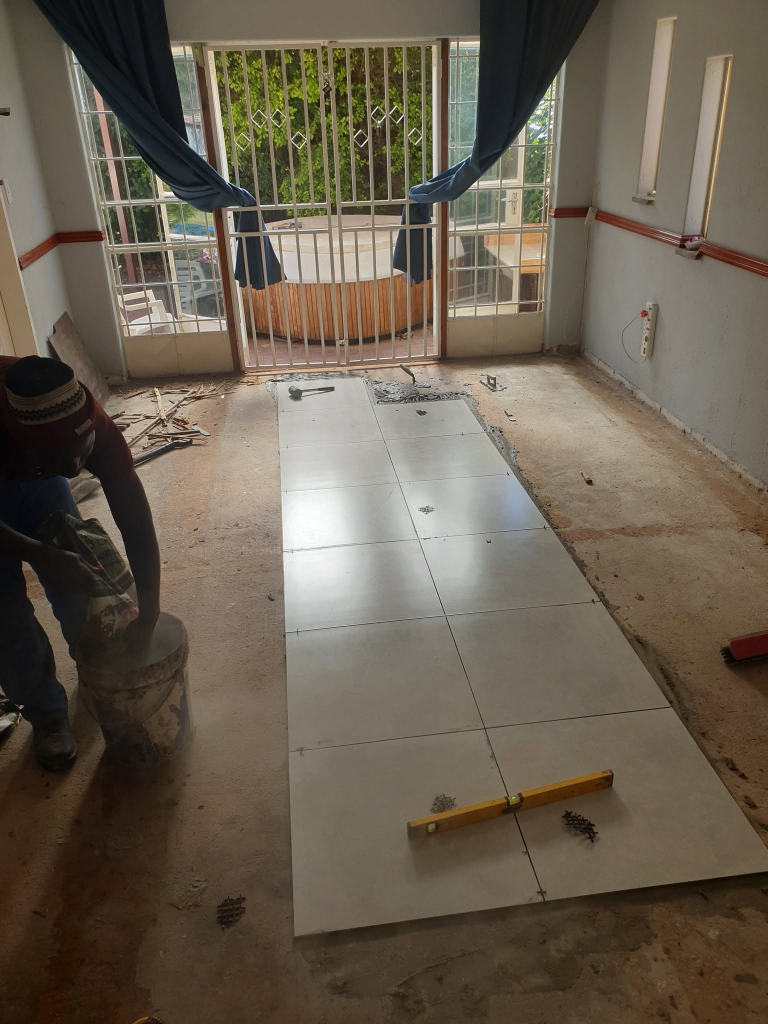
#> input picture tools/src/fb/aug-1213581794120411.jpg, 1536 x 2048 px, given in place of logo.jpg, which was not available (shown at 1/2 size)
$ python make-brand.py
#> lines starting #> are read from the running program, lines starting #| are printed output that depends on the picture; after the words box and inside, x2 and y2 are one past the last pixel; in counts of white or black regions, pixels touching at a corner belong together; pictures that were not available may be replaced by others from this repository, and a replacement may not be noted
"""Logo crops, icons, link-preview image and web-sized job photos.

Sources: logo.jpg (the client's logo card) and the Facebook photos in tools/src/fb/.
Needs Pillow and numpy:  python tools/make-brand.py
"""
import pathlib

import numpy as np
from PIL import Image, ImageDraw, ImageFilter, ImageFont, ImageOps

ROOT = pathlib.Path(__file__).resolve().parent.parent
FB = ROOT / 'tools' / 'src' / 'fb'
BRAND = ROOT / 'assets' / 'brand'
WORK = ROOT / 'assets' / 'work'
BRAND.mkdir(parents=True, exist_ok=True)
WORK.mkdir(parents=True, exist_ok=True)

logo = Image.open(ROOT / 'logo.jpg').convert('RGB')
#> logo is the input picture: PIL image 1536x2048 RGB; mean R, G, B 104.7, 94.2, 79.6

# ----- the round emblem (ring, trowel and roller, "By Chris", phone tag), cut out on a white disc
CX, CY, R = 800, 478, 352
box = (CX - R, CY - R, CX + R, CY + R)
emblem = logo.crop(box)
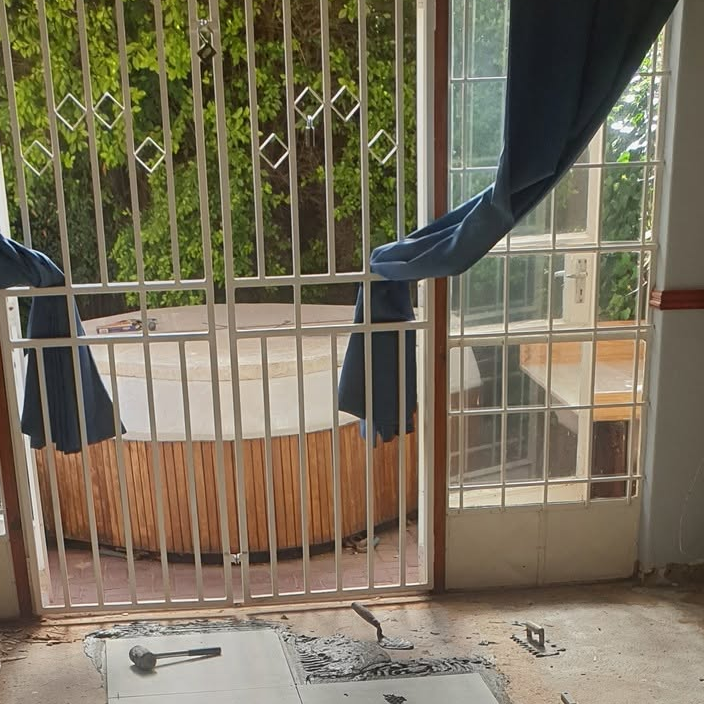
#> emblem: PIL image 704x704 RGB; mean R, G, B 121.8, 112.9, 92.2
mask = Image.new('L', emblem.size, 0)
#> mask: PIL image 704x704 L; every value is 0
ImageDraw.Draw(mask).ellipse((0, 0, 2 * R - 1, 2 * R - 1), fill=255)
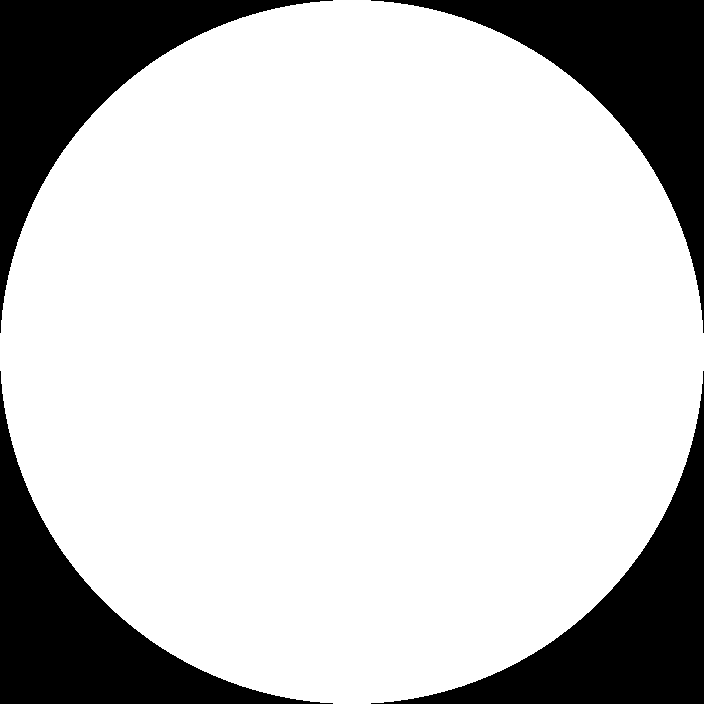
#> mask: PIL image 704x704 L; 78.5% white; 4 black regions, box (x1, y1, x2, y2) and area: (0, 0, 333, 333) 26617, (371, 0, 704, 333) 26617, (0, 371, 333, 704) 26617, (371, 371, 704, 704) 26617
mask = mask.filter(ImageFilter.GaussianBlur(1.2))
mark = Image.new('RGBA', emblem.size, (0, 0, 0, 0))
#> mark: PIL image 704x704 RGBA; every value is 0
mark.paste(emblem, (0, 0), mask)
mark.resize((512, 512), Image.LANCZOS).save(BRAND / 'logo-mark.png', optimize=True)
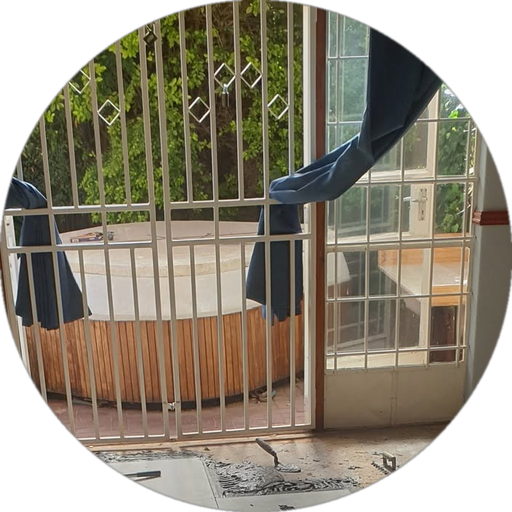
#> saved as logo-mark.png: PIL image 512x512 RGBA; mean R, G, B, A 95.5, 87.8, 72.1, 200.2; transparent parts drawn white
mark.resize((256, 256), Image.LANCZOS).save(BRAND / 'logo-mark-256.png', optimize=True)

# ----- icons: emblem on a white square
for size, name in [(32, 'favicon-32.png'), (180, 'apple-touch-icon.png'), (192, 'icon-192.png'), (512, 'icon-512.png')]:
    bg = Image.new('RGB', (size, size), (255, 255, 255))
    pad = 0 if size <= 32 else int(size * 0.04)
    m = mark.resize((size - 2 * pad, size - 2 * pad), Image.LANCZOS)
    bg.paste(m, (pad, pad), m)
    bg.save(BRAND / name, optimize=True)
#> this loop made 4 passes
#> pass 1, `m = mark.resize((size - 2 * pad, size - 2 * pad), Image.LANCZOS)`:
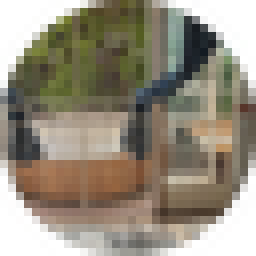
#> m: PIL image 32x32 RGBA (shown 8 times larger); mean R, G, B, A 104.7, 96.8, 79.7, 200.4; transparent parts drawn white
#> after the loop:
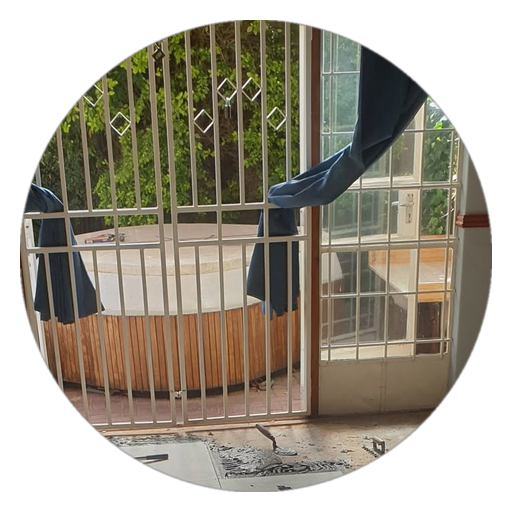
#> bg: PIL image 512x512 RGB; mean R, G, B 165.7, 159.2, 145.9


# ----- job photos: full size (1600 on the long side) plus a 720 version for grids
PHOTOS = {
    'aug-1213581724120418': 'lounge-floor-finished',
    'aug-1213581794120411': 'lounge-floor-laying',
    'aug-1213581857453738': 'passage-adhesive-bed',
    'aug-1213581904120400': 'passage-first-tiles',
    'aug-1213581944120396': 'passage-kitchen-tiled',
    'sep-1569267225218531': 'montana-step-in-progress',
    'sep-1569267371885183': 'montana-stone-clad-step',
    'sep-1569267481885172': 'montana-patio-finished',
    'sep-1569267558551831': 'montana-patio-edge',
    'sep-1569267638551823': 'montana-patio-lawn',
    'sep2-1563829905762263': 'patio-bare-ground',
    'sep2-1563830049095582': 'patio-tiles-going-down',
    'sep2-1563830225762231': 'patio-final-clean',
    'cover-1389566246521964': 'on-site',
}
for src, name in PHOTOS.items():
    img = ImageOps.exif_transpose(Image.open(FB / f'{src}.jpg')).convert('RGB')
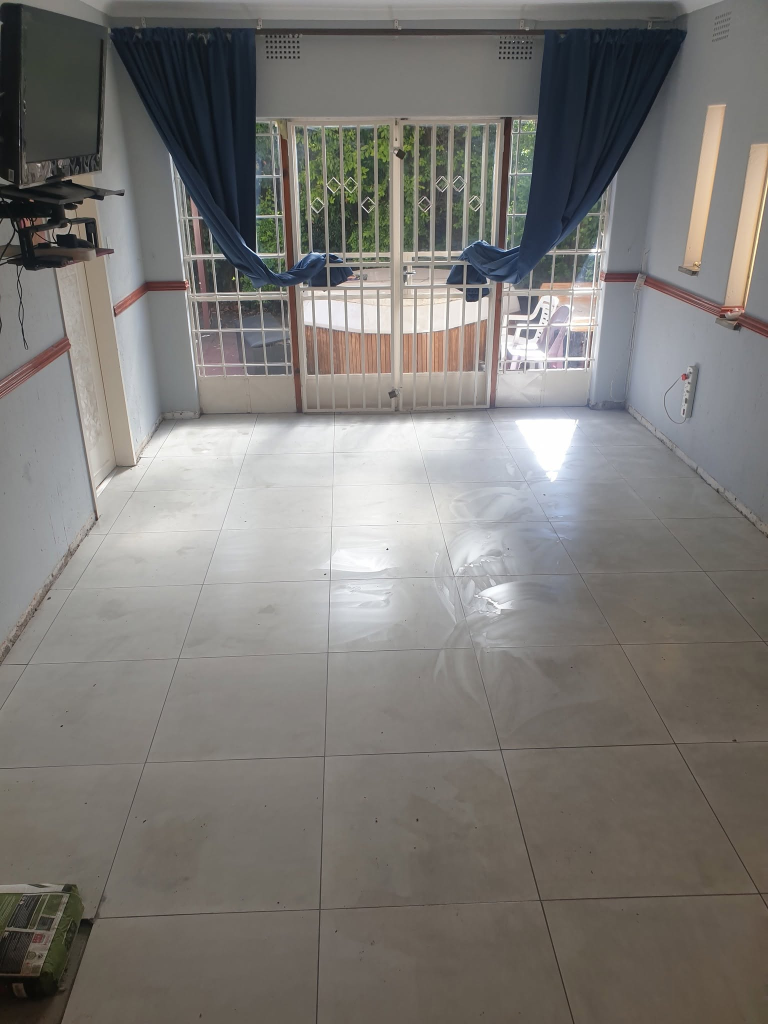
#> input picture tools/src/fb/aug-1213581724120418.jpg, 1536 x 2048 px (shown at 1/2 size)
#> img is the input picture: PIL image 1536x2048 RGB; mean R, G, B 123.3, 120.8, 117.2
    for long_edge, suffix, q in [(1600, '', 82), (720, '-720', 78)]:
        im = img.copy()
        im.thumbnail((long_edge, long_edge), Image.LANCZOS)
        im.save(WORK / f'{name}{suffix}.jpg', quality=q, optimize=True, progressive=True)
#> this loop made 2 passes
#> pass 2, `im.save(WORK / f'{name}{suffix}.jpg', quality=q, optimize=True, progre..`:
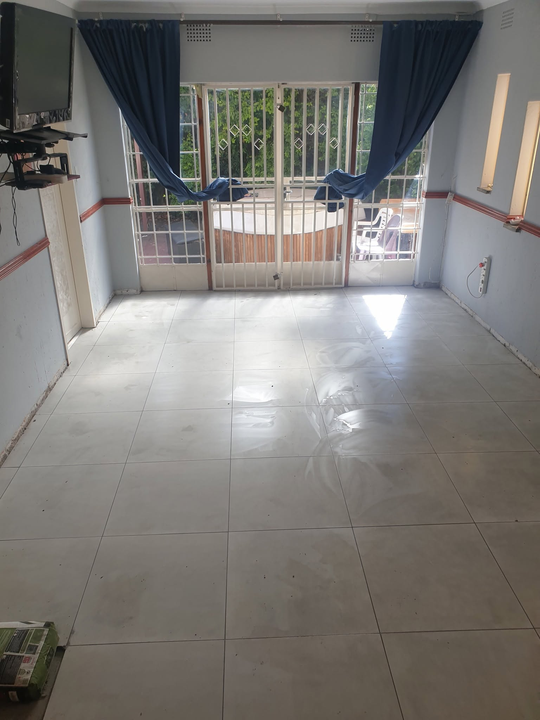
#> saved as lounge-floor-finished-720.jpg: PIL image 540x720 RGB; mean R, G, B 123.3, 120.8, 117.2
    print(name, img.size)
#| lounge-floor-finished (1536, 2048)
#> pass 3 of the loop `for src, name in PHOTOS.items():`:
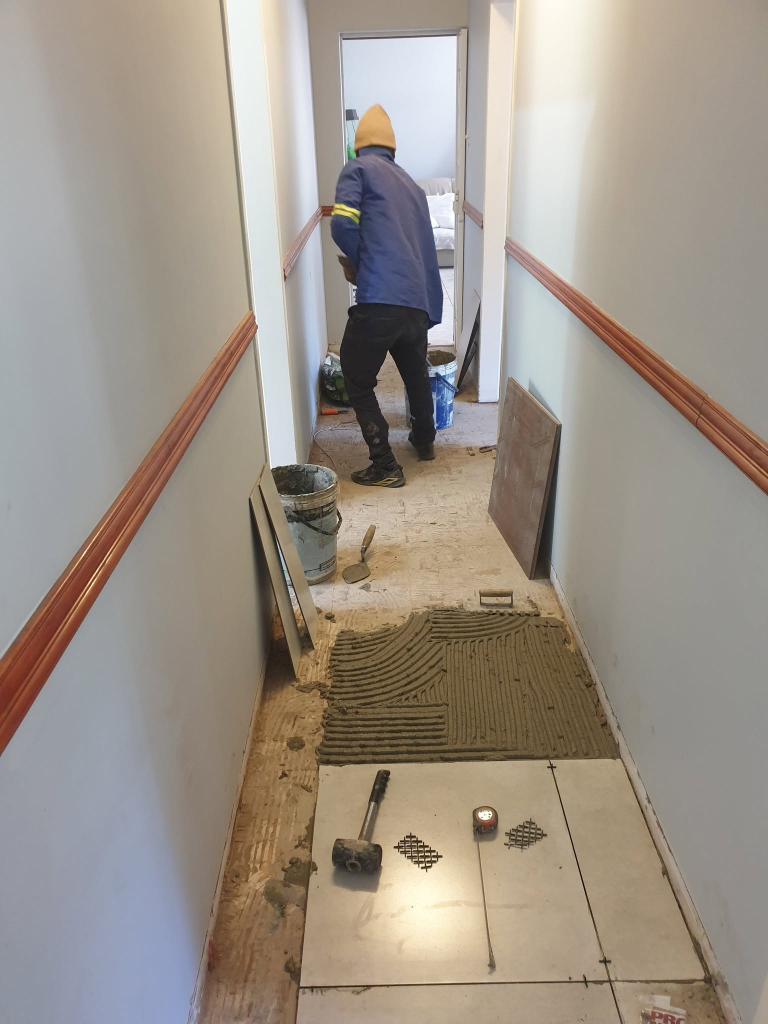
#> input picture tools/src/fb/aug-1213581857453738.jpg, 1536 x 2048 px (shown at 1/2 size)
#> img is the input picture: PIL image 1536x2048 RGB; mean R, G, B 156.3, 147, 136.4
#> the loop `for long_edge, suffix, q in [(1600, '', 82), (720, '-720', 78)]:` made 2 passes
#> pass 2, `im.save(WORK / f'{name}{suffix}.jpg', quality=q, optimize=True, progre..`:
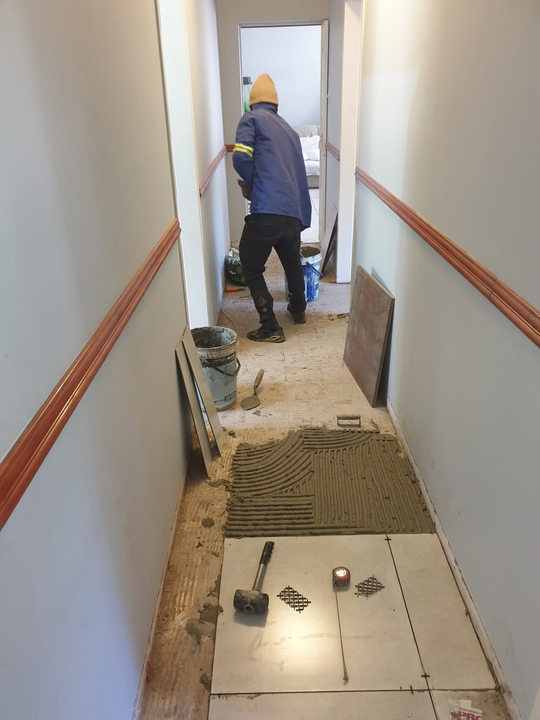
#> saved as passage-adhesive-bed-720.jpg: PIL image 540x720 RGB; mean R, G, B 156.3, 147, 136.4
#| passage-adhesive-bed (1536, 2048)
#> (the run stopped early here; a loop or call above may not have finished)
